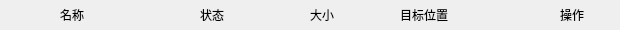
<?xml version="1.0" encoding="UTF-8"?>
<ui version="4.0">
 <class>QTransportItem</class>
 <widget class="QBaseWidget" name="QTransportItem">
  <property name="geometry">
   <rect>
    <x>0</x>
    <y>0</y>
    <width>620</width>
    <height>30</height>
   </rect>
  </property>
  <property name="windowTitle">
   <string>QTransportItem</string>
  </property>
  <property name="styleSheet">
   <string notr="true"/>
  </property>
  <widget class="QLabel" name="lblIcon">
   <property name="geometry">
    <rect>
     <x>30</x>
     <y>3</y>
     <width>24</width>
     <height>24</height>
    </rect>
   </property>
   <property name="sizePolicy">
    <sizepolicy hsizetype="Fixed" vsizetype="Fixed">
     <horstretch>0</horstretch>
     <verstretch>0</verstretch>
    </sizepolicy>
   </property>
   <property name="minimumSize">
    <size>
     <width>24</width>
     <height>24</height>
    </size>
   </property>
   <property name="maximumSize">
    <size>
     <width>24</width>
     <height>24</height>
    </size>
   </property>
   <property name="text">
    <string/>
   </property>
   <property name="pixmap">
    <pixmap resource="../microlib.qrc">:/images/downloadt</pixmap>
   </property>
   <property name="scaledContents">
    <bool>true</bool>
   </property>
  </widget>
  <widget class="QLabel" name="lblName">
   <property name="geometry">
    <rect>
     <x>60</x>
     <y>0</y>
     <width>140</width>
     <height>30</height>
    </rect>
   </property>
   <property name="sizePolicy">
    <sizepolicy hsizetype="Preferred" vsizetype="Fixed">
     <horstretch>0</horstretch>
     <verstretch>0</verstretch>
    </sizepolicy>
   </property>
   <property name="minimumSize">
    <size>
     <width>140</width>
     <height>30</height>
    </size>
   </property>
   <property name="maximumSize">
    <size>
     <width>140</width>
     <height>30</height>
    </size>
   </property>
   <property name="text">
    <string>名称</string>
   </property>
   <property name="scaledContents">
    <bool>false</bool>
   </property>
  </widget>
  <widget class="QLabel" name="lblStatus">
   <property name="geometry">
    <rect>
     <x>200</x>
     <y>0</y>
     <width>100</width>
     <height>30</height>
    </rect>
   </property>
   <property name="minimumSize">
    <size>
     <width>100</width>
     <height>30</height>
    </size>
   </property>
   <property name="maximumSize">
    <size>
     <width>100</width>
     <height>30</height>
    </size>
   </property>
   <property name="text">
    <string>状态</string>
   </property>
  </widget>
  <widget class="QLabel" name="lblSize">
   <property name="geometry">
    <rect>
     <x>310</x>
     <y>0</y>
     <width>80</width>
     <height>30</height>
    </rect>
   </property>
   <property name="sizePolicy">
    <sizepolicy hsizetype="Fixed" vsizetype="Fixed">
     <horstretch>0</horstretch>
     <verstretch>0</verstretch>
    </sizepolicy>
   </property>
   <property name="minimumSize">
    <size>
     <width>80</width>
     <height>30</height>
    </size>
   </property>
   <property name="maximumSize">
    <size>
     <width>80</width>
     <height>30</height>
    </size>
   </property>
   <property name="text">
    <string>大小</string>
   </property>
  </widget>
  <widget class="QLabel" name="lblPath">
   <property name="geometry">
    <rect>
     <x>400</x>
     <y>0</y>
     <width>120</width>
     <height>30</height>
    </rect>
   </property>
   <property name="sizePolicy">
    <sizepolicy hsizetype="Fixed" vsizetype="Fixed">
     <horstretch>0</horstretch>
     <verstretch>0</verstretch>
    </sizepolicy>
   </property>
   <property name="minimumSize">
    <size>
     <width>100</width>
     <height>30</height>
    </size>
   </property>
   <property name="text">
    <string>目标位置</string>
   </property>
  </widget>
  <widget class="QToolButton" name="btnOperate">
   <property name="geometry">
    <rect>
     <x>560</x>
     <y>3</y>
     <width>24</width>
     <height>24</height>
    </rect>
   </property>
   <property name="maximumSize">
    <size>
     <width>24</width>
     <height>24</height>
    </size>
   </property>
   <property name="text">
    <string/>
   </property>
   <property name="iconSize">
    <size>
     <width>24</width>
     <height>24</height>
    </size>
   </property>
   <property name="autoRaise">
    <bool>true</bool>
   </property>
  </widget>
  <widget class="QLabel" name="lblOperation">
   <property name="geometry">
    <rect>
     <x>560</x>
     <y>0</y>
     <width>40</width>
     <height>30</height>
    </rect>
   </property>
   <property name="sizePolicy">
    <sizepolicy hsizetype="Fixed" vsizetype="Fixed">
     <horstretch>0</horstretch>
     <verstretch>0</verstretch>
    </sizepolicy>
   </property>
   <property name="minimumSize">
    <size>
     <width>40</width>
     <height>30</height>
    </size>
   </property>
   <property name="maximumSize">
    <size>
     <width>40</width>
     <height>30</height>
    </size>
   </property>
   <property name="text">
    <string>操作</string>
   </property>
  </widget>
  <widget class="QToolButton" name="btnStatus">
   <property name="geometry">
    <rect>
     <x>520</x>
     <y>3</y>
     <width>24</width>
     <height>24</height>
    </rect>
   </property>
   <property name="maximumSize">
    <size>
     <width>24</width>
     <height>24</height>
    </size>
   </property>
   <property name="text">
    <string/>
   </property>
   <property name="iconSize">
    <size>
     <width>24</width>
     <height>24</height>
    </size>
   </property>
   <property name="autoRaise">
    <bool>true</bool>
   </property>
  </widget>
  <widget class="QLabel" name="lblPix">
   <property name="geometry">
    <rect>
     <x>9</x>
     <y>3</y>
     <width>24</width>
     <height>24</height>
    </rect>
   </property>
   <property name="sizePolicy">
    <sizepolicy hsizetype="Fixed" vsizetype="Fixed">
     <horstretch>0</horstretch>
     <verstretch>0</verstretch>
    </sizepolicy>
   </property>
   <property name="minimumSize">
    <size>
     <width>24</width>
     <height>24</height>
    </size>
   </property>
   <property name="maximumSize">
    <size>
     <width>24</width>
     <height>24</height>
    </size>
   </property>
   <property name="text">
    <string/>
   </property>
   <property name="pixmap">
    <pixmap resource="../microlib.qrc">:/images/downloadt</pixmap>
   </property>
   <property name="scaledContents">
    <bool>true</bool>
   </property>
  </widget>
  <zorder>lblIcon</zorder>
  <zorder>lblName</zorder>
  <zorder>lblStatus</zorder>
  <zorder>lblSize</zorder>
  <zorder>lblPath</zorder>
  <zorder>btnOperate</zorder>
  <zorder>btnStatus</zorder>
  <zorder>lblPix</zorder>
  <zorder>lblOperation</zorder>
 </widget>
 <layoutdefault spacing="6" margin="11"/>
 <customwidgets>
  <customwidget>
   <class>QBaseWidget</class>
   <extends>QWidget</extends>
   <header>qbasewidget.h</header>
   <container>1</container>
  </customwidget>
 </customwidgets>
 <resources>
  <include location="../microlib.qrc"/>
 </resources>
 <connections/>
</ui>
